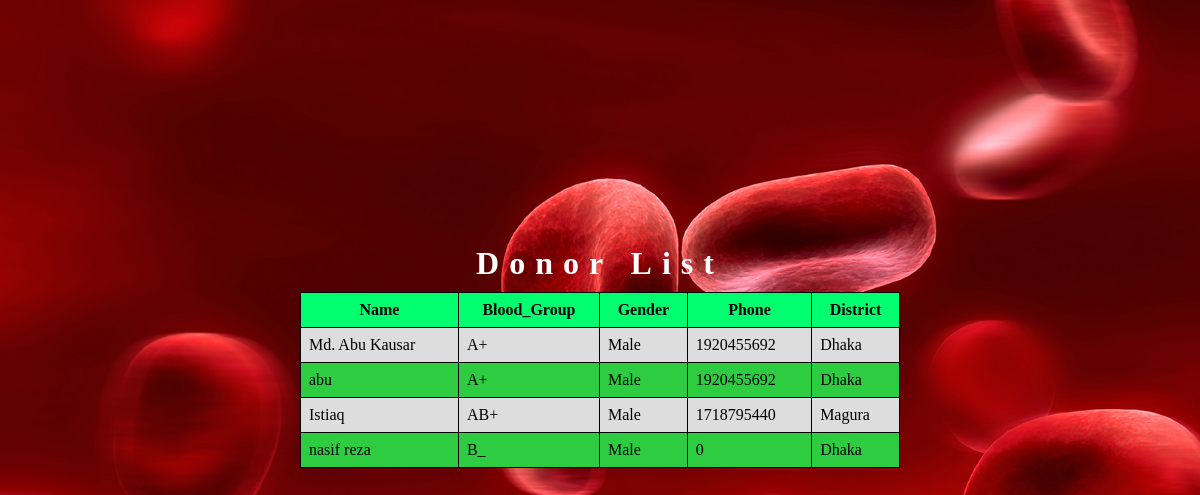
Page /BBMS/donorlist.php on the committed database.
### tables this page shows
CREATE TABLE `donor` (
  `name` varchar(50) NOT NULL,
  `blood_group` varchar(15) NOT NULL,
  `last_donation_date` date NOT NULL,
  `gender` varchar(10) NOT NULL,
  `contact_no` int(15) NOT NULL,
  `weight` varchar(10) NOT NULL,
  `date_of_birth` date NOT NULL,
  `living_district` varchar(30) NOT NULL,
  `email` varchar(50) NOT NULL,
  `id` int(10) UNSIGNED NOT NULL
);

### BBMS/donorlist.php (the view, shortened to what this page needs)
<?php require ("config.php"); ?>
<html>
    <head>
    </head>
    <body style="background-color:#01FF70;">
    <div class="main">
		<div class="maincontent">
			<br><br/>
			<table>
				<br><br><br>
				<caption><strong>Donor List</strong></caption>
				<th style="background-color: #01FF70">Name</th>
				<th style="background-color: #01FF70">Blood_Group</th>
				<th style="background-color: #01FF70">Gender</th>
				<th style="background-color: #01FF70">Phone</th>
				<th style="background-color: #01FF70">District</th>
				<?php
					$sql = "SELECT name, blood_group, gender, contact_no, living_district FROM donor";
					$result = $conn->query($sql);
					if ($result==true) {
						while($row = $result->fetch_assoc()) {
							echo "<tr>";
								echo "<td>".$row['name']."</td>";
								echo "<td>".$row['blood_group']."</td>";
								echo "<td>".$row['gender']."</td>";
								echo "<td>".$row['contact_no']."</td>";
								echo "<td>".$row['living_district']."</td>";
							echo "</tr>";
							}
					} else {
						echo ("<h1>List empty!</h1>");
					}
				?>
			</table>
			<br />
			<br />
			<br />
			<br />
		</div>
	</div>
    </body>
</html>

### BBMS/donorlist.php (style rules this page uses)
body { background-image:url(images/image1.jpg); background-size:cover; }
caption { text-align: center; margin-bottom: 5px; font-size: 200%; padding: 5px; letter-spacing: 10px; font-weight: bold; color: white; }
table { position:absolute; top:30%; left:25%; border-collapse: collapse; width: 50%; }
th, td { border: 1px solid black; padding: 8px; }
tr:nth-child(even) { background-color: #dddddd; }
tr:nth-child(odd) { background-color: #2ECC40; }

### rows in the picture
donor: name "Md. Abu Kausar", blood_group "A+", gender "Male", contact_no "1920455692", living_district "Dhaka"
donor: name "abu", blood_group "A+", gender "Male", contact_no "1920455692", living_district "Dhaka"
donor: name "Istiaq", blood_group "AB+", gender "Male", contact_no "1718795440", living_district "Magura"
donor: name "nasif reza", blood_group "B_", gender "Male", contact_no "0", living_district "Dhaka"
